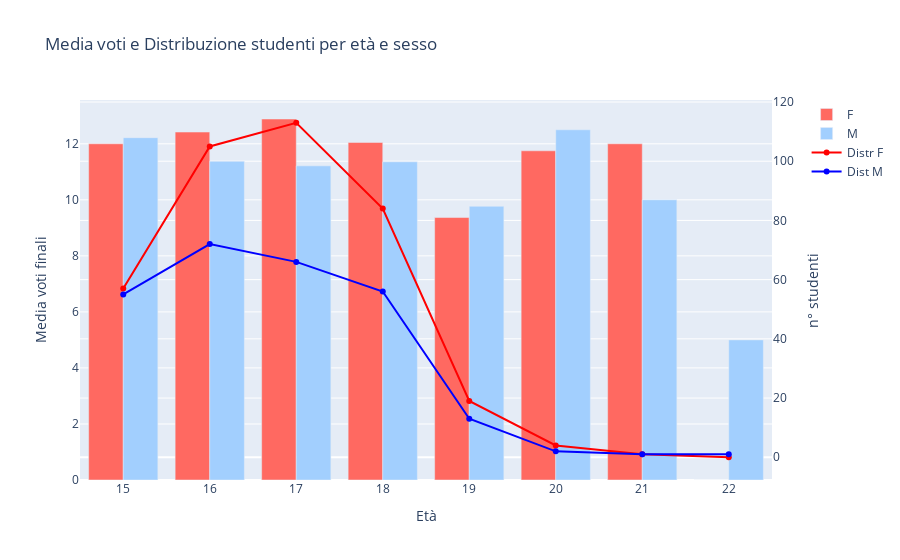

Source (notebook cell):
### Code cell
# Calcola la media dei voti dei figli per ciascuna combinazione di età e sesso
mean_scores = por.groupby(["age", "sex"])["G3"].mean().unstack()

# Calcola il numero di studenti per età e sesso
student_count = por.groupby(["age", "sex"]).size().unstack()

# Controlla per valori NaN e sostituiscili con 0
mean_scores = mean_scores.fillna(0)
student_count = student_count.fillna(0)

# Indici per le età
ages = mean_scores.index

# Crea le tracce per il grafico a barre
fig = go.Figure()

fig.add_trace(go.Bar(
    x=ages,
    y=mean_scores['F'],
    name='F',
    marker_color='#FF6961',
    hoverinfo='y'
))

fig.add_trace(go.Bar(
    x=ages,
    y=mean_scores['M'],
    name='M',
    marker_color='#A2CFFE',
    hoverinfo='y'
))

# Crea le tracce per le curve di distribuzione degli studenti
fig.add_trace(go.Scatter(
    x=ages,
    y=student_count['F'],
    name='Distr F',
    yaxis='y2',
    mode='lines+markers',
    marker=dict(color='red'),
    hoverinfo='y'
))

fig.add_trace(go.Scatter(
    x=ages,
    y=student_count['M'],
    name='Dist M',
    yaxis='y2',
    mode='lines+markers',
    marker=dict(color='blue'),
    hoverinfo='y'
))

# Imposta i layout
fig.update_layout(
    title='Media voti e Distribuzione studenti per età e sesso',
    xaxis=dict(title='Età'),
    yaxis=dict(title='Media voti finali'),
    yaxis2=dict(title='n° studenti', overlaying='y', side='right'),
    barmode='group',
    hovermode='x',
    legend=dict(
        x=1.05,
        y=1
    )
)

# Mostra il grafico
fig.show()

### Figure 1 — Plotly figure (JSON) as saved in the notebook; plotly's stock layout.template omitted (floating-point values rounded to 4 significant figures)
{"data": [{"hoverinfo": "y", "marker": {"color": "#FF6961"}, "name": "F", "type": "bar", "x": [15, 16, 17, 18, 19, 20, 21, 22], "y": [12, 12.42, 12.88, 12.05, 9.368, 11.75, 12, 0]}, {"hoverinfo": "y", "marker": {"color": "#A2CFFE"}, "name": "M", "type": "bar", "x": [15, 16, 17, 18, 19, 20, 21, 22], "y": [12.22, 11.38, 11.21, 11.36, 9.769, 12.5, 10, 5]}, {"hoverinfo": "y", "marker": {"color": "red"}, "mode": "lines+markers", "name": "Distr F", "type": "scatter", "x": [15, 16, 17, 18, 19, 20, 21, 22], "y": [57, 105, 113, 84, 19, 4, 1, 0], "yaxis": "y2"}, {"hoverinfo": "y", "marker": {"color": "blue"}, "mode": "lines+markers", "name": "Dist M", "type": "scatter", "x": [15, 16, 17, 18, 19, 20, 21, 22], "y": [55, 72, 66, 56, 13, 2, 1, 1], "yaxis": "y2"}], "layout": {"barmode": "group", "hovermode": "x", "legend": {"x": 1.05, "y": 1}, "title": {"text": "Media voti e Distribuzione studenti per età e sesso"}, "xaxis": {"title": {"text": "Età"}}, "yaxis": {"title": {"text": "Media voti finali"}}, "yaxis2": {"overlaying": "y", "side": "right", "title": {"text": "n° studenti"}}}}
